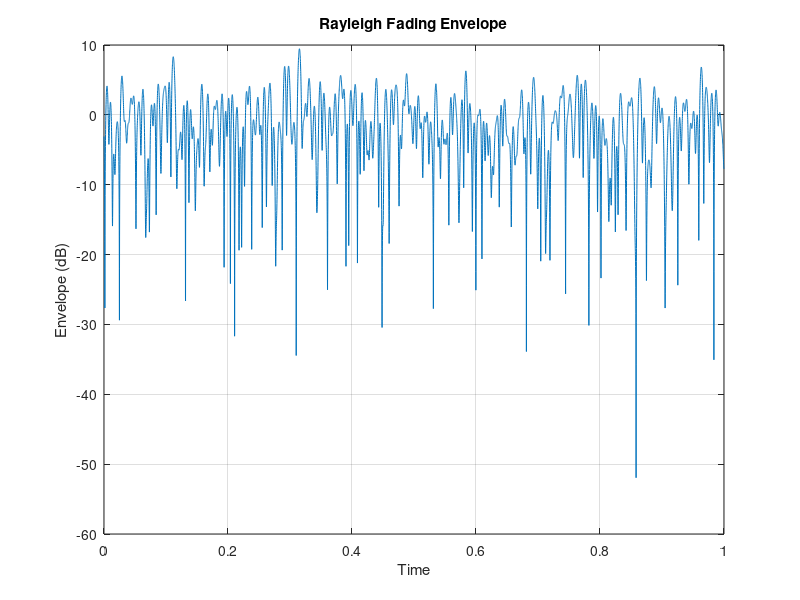
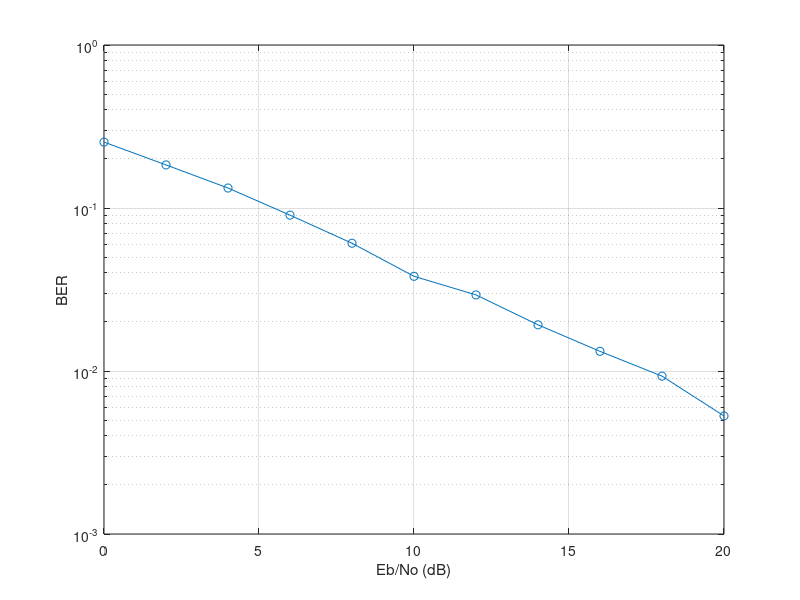

Here is the MATLAB script that generated these plots, in order:
clc; clear; close all;

% Parameters
fc = 2.4e9; v = 50/3.6; c = 3e8;
fd = (v/c)*fc;

fs = 1e4; t = (0:1/fs:1);
M = 16;

% Rayleigh fading (Jakes model)
alpha = 2*pi*rand(1,M);
phi   = 2*pi*rand(1,M);

h = sum(exp(1j*(2*pi*fd*cos(alpha).' * t + phi.')),1)/sqrt(M);

% Envelope
figure;
plot(t,20*log10(abs(h))), grid on
xlabel('Time'), ylabel('Envelope (dB)')
title('Rayleigh Fading Envelope')

% Doppler Spectrum
figure; 
H=fftshift(abs(fft(h)));
f=linspace(-fs/2,fs/2,length(H));
plot(f,20*log10(H)), grid on
xlim([-fd fd])
xlabel('Frequency'), ylabel('Magnitude (dB)')

% BER (QPSK)
N = 1e4;
data = randi([0 3],N,1);
s = pskmod(data,4,pi/4);
hN = h(1:N).';
EbNo = 0:2:20;

for k = 1:length(EbNo)
    n = awgn(hN.*s, EbNo(k)+3, 'measured');
    shat = n./hN;
    BER(k) = mean(pskdemod(shat,4,pi/4) ~= data);
end

semilogy(EbNo,BER,'o-'), grid on
xlabel('Eb/No (dB)'), ylabel('BER')